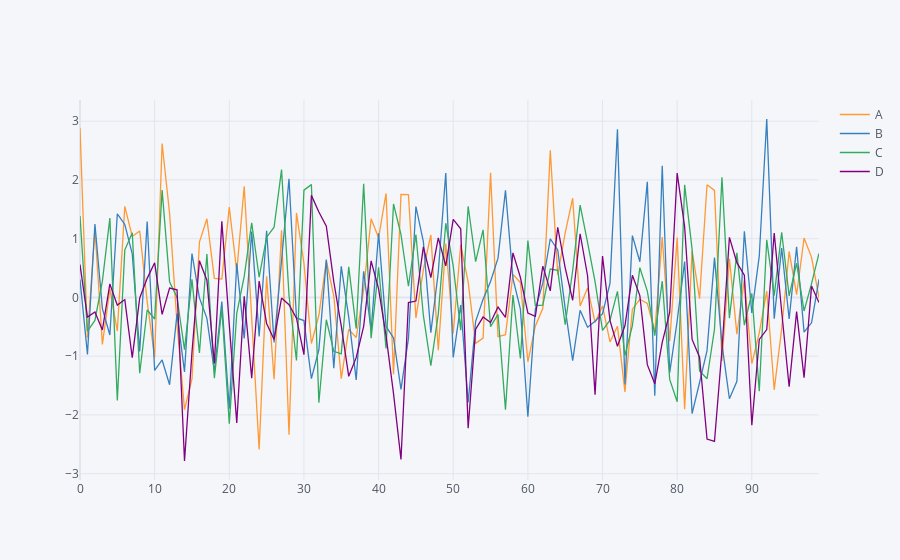

Here is the notebook cell this chart was saved with:
### Code cell
# plotly pozwala na interaktywne wykresy 
df.iplot()
